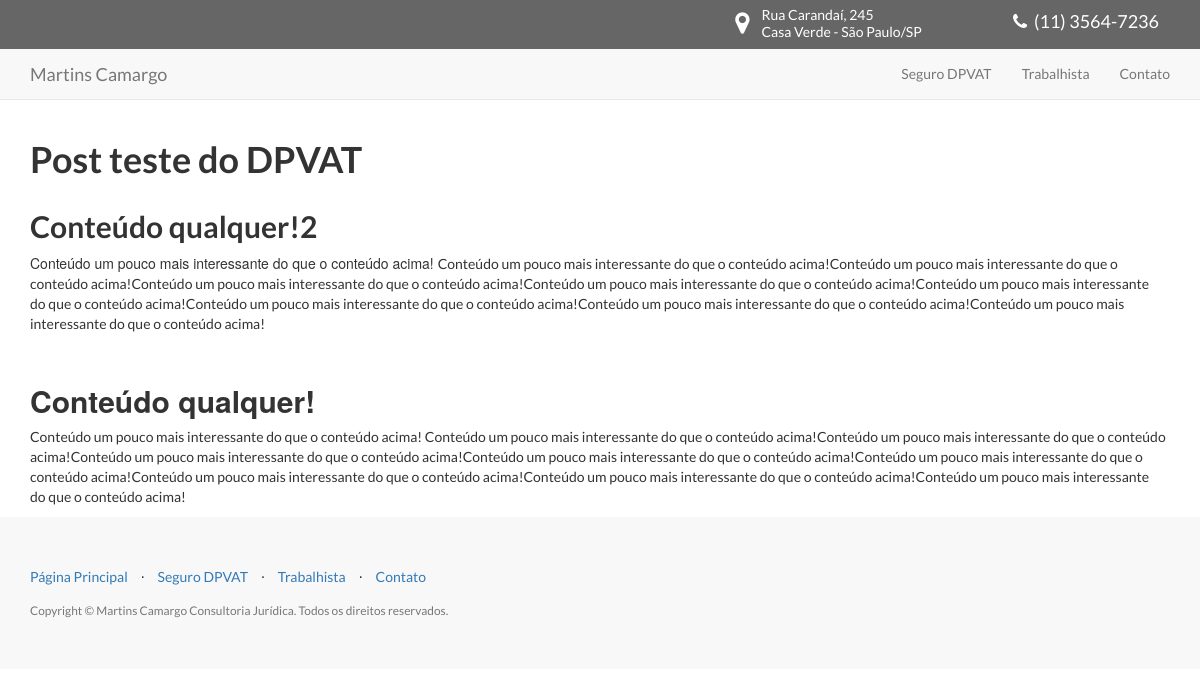
Page /blog/post/1/ on the committed database.
### blog/models.py (models this page shows, shortened)
class Post(models.Model):
	category = models.ForeignKey(Category)
	title = models.CharField(max_length=300)
	content = models.TextField()
	created = models.DateTimeField(auto_now_add=True, default='2010-10-10 10:10:10')
	modified = models.DateTimeField(auto_now=True, default='2010-10-10 10:10:10')
	featured_image = models.ImageField(upload_to='uploads', blank=True)

### blog/views.py (the view)
# urls.py: url(r'post/(?P<post_id>\d+)/$', views.post, name='post'),
def post(request, post_id=1):
	post = Post.objects.get(pk=post_id)
	context = {}
	context['post'] = post
	return render(request, 'blog/post.html', context)

### templates/blog/post.html
{% extends 'blog/index.html' %}
{% load staticfiles %}
{% block 'content' %}
<div class="container top-bar-ret">
	<div class="row">
		{% if post.featured_image %}
			<div class="col-lg-4">
				<img src="{{post.featured_image.url}}" alt="" class="img-responsive" />
			</div>
			<div class="col-lg-8">
		{% else %}
			<div class="col-lg-12">
		{% endif %}
			<div class="row">
				<div class="col-lg-12">
					<h1>{{ post.title }}</h1>
				</div>
				<div class="col-lg-12">
					{{ post.content | safe }}
				</div>
			</div>
		</div>
	</div>
</div>
{% endblock %}

### templates/blog/index.html (shortened to what this page needs)
{% load staticfiles %}
<!DOCTYPE html>
<html>
<head>
    <link href="{% static 'css/bootstrap.min.css'%}" rel="stylesheet">
    <link href="{% static 'css/landing-page.css'%}" rel="stylesheet">
    <link href="{% static 'css/jquery.bxslider.css'%}" rel="stylesheet">
    <link href="{% static 'css/custom.css'%}" rel="stylesheet">
    <link href="{% static 'font-awesome/css/font-awesome.min.css'%}" rel="stylesheet" type="text/css">
</head>
<body>
    <nav class="navbar navbar-default navbar-fixed-top" role="navigation">
        <div class="top-bar">
            <div class="container">
                <div class="address col-lg-3 col-lg-offset-7 col-md-3 col-md-offset-6 hidden-xs hidden-sm">
                    <div class="row">
                        <div class="col-md-2">
                            <i class="fa fa-map-marker" style="font-size: 25px; margin-top: 5px;"></i>
                        </div>
                        <div class="col-md-10 text-left address-content">
                            Rua Carandaí, 245<br /> Casa Verde - São Paulo/SP
                        </div>
                    </div>
                </div>
                <div class="phone col-lg-2 col-md-3">
                    <i class="fa fa-phone"></i>&nbsp;&nbsp;(11) 3564-7236
                </div>
            </div>
        </div>
        <div class="container">
            <div class="navbar-header">
                <a class="navbar-brand" href="#">Martins Camargo</a>
            </div>
            <div class="collapse navbar-collapse" id="bs-example-navbar-collapse-1">
                <ul class="nav navbar-nav navbar-right">
                    <li>
                        <a href="#">Seguro DPVAT</a>
                    </li>
                    <li>
                        <a href="#">Trabalhista</a>
                    </li>
                    <li>
                        <a href="#">Contato</a>
                    </li>
                </ul>
            </div>
        </div>
    </nav>
    {% block 'content' %}{% endblock %}
    <footer>
        <div class="container">
            <div class="row">
                <div class="col-lg-12">
                    <ul class="list-inline">
                        <li>
                            <a href="#home">Página Principal</a>
                        </li>
                        <li class="footer-menu-divider">&sdot;</li>
                        <li>
                            <a href="#about">Seguro DPVAT</a>
                        </li>
                        <li class="footer-menu-divider">&sdot;</li>
                        <li>
                            <a href="#services">Trabalhista</a>
                        </li>
                        <li class="footer-menu-divider">&sdot;</li>
                        <li>
                            <a href="#contact">Contato</a>
                        </li>
                    </ul>
                    <p class="copyright text-muted small">Copyright &copy; Martins Camargo Consultoria Jurídica. Todos os direitos reservados.</p>
                </div>
            </div>
        </div>
    </footer>
</body>
</html>

### static/css/landing-page.css (style rules this page uses)
body, html { width: 100%; height: 100%; }
body { font-family: "Lato","Helvetica Neue",Helvetica,Arial,sans-serif; }
h1, h2, h3, h4, h5, h6 { font-family: "Lato","Helvetica Neue",Helvetica,Arial,sans-serif; font-weight: 700; }
footer { padding: 50px 0; background-color: #f8f8f8; }
p.copyright { margin: 15px 0 0; }

### static/css/custom.css (style rules this page uses)
.top-bar { background: #666; color: #fff; padding: 6px 2px 9px 10px; text-align: right; }
.top-bar .phone { font-size: 18px; margin-right: -15px; margin-top: 3px; }
.top-bar .address i { margin-right: -18px; }
.top-bar .address .address-content { line-height: 17px; }
.top-bar-ret { margin-top: 120px; }

### rows in the picture
Post: title "Post teste do DPVAT", content "Conteúdo qualquer!2 Conteúdo um pouco mais interessante do que o conteúdo acima! Conteúdo um pouco mais interessante do que o conteúdo acima! Conteúdo um pouco mais interessante do que o conteúdo acima! Conteúdo um pouco mais interessante do que o conteúdo acima! Conteúdo um pouco mais interessante do que o conteúdo acima! Conteúdo um pouco mais interessante do que o conteúdo acima! Conteúdo um pouco mais interessante do que o conteúdo acima! Conteúdo um pouco mais interessante do que o conteúdo acima! Conteúdo um pouco mais interessante do que o conteúdo acima! Conteúdo qualquer! Conteúdo um pouco mais interessante do que o conteúdo acima! Conteúdo um pouco mais interessante do que o…"
